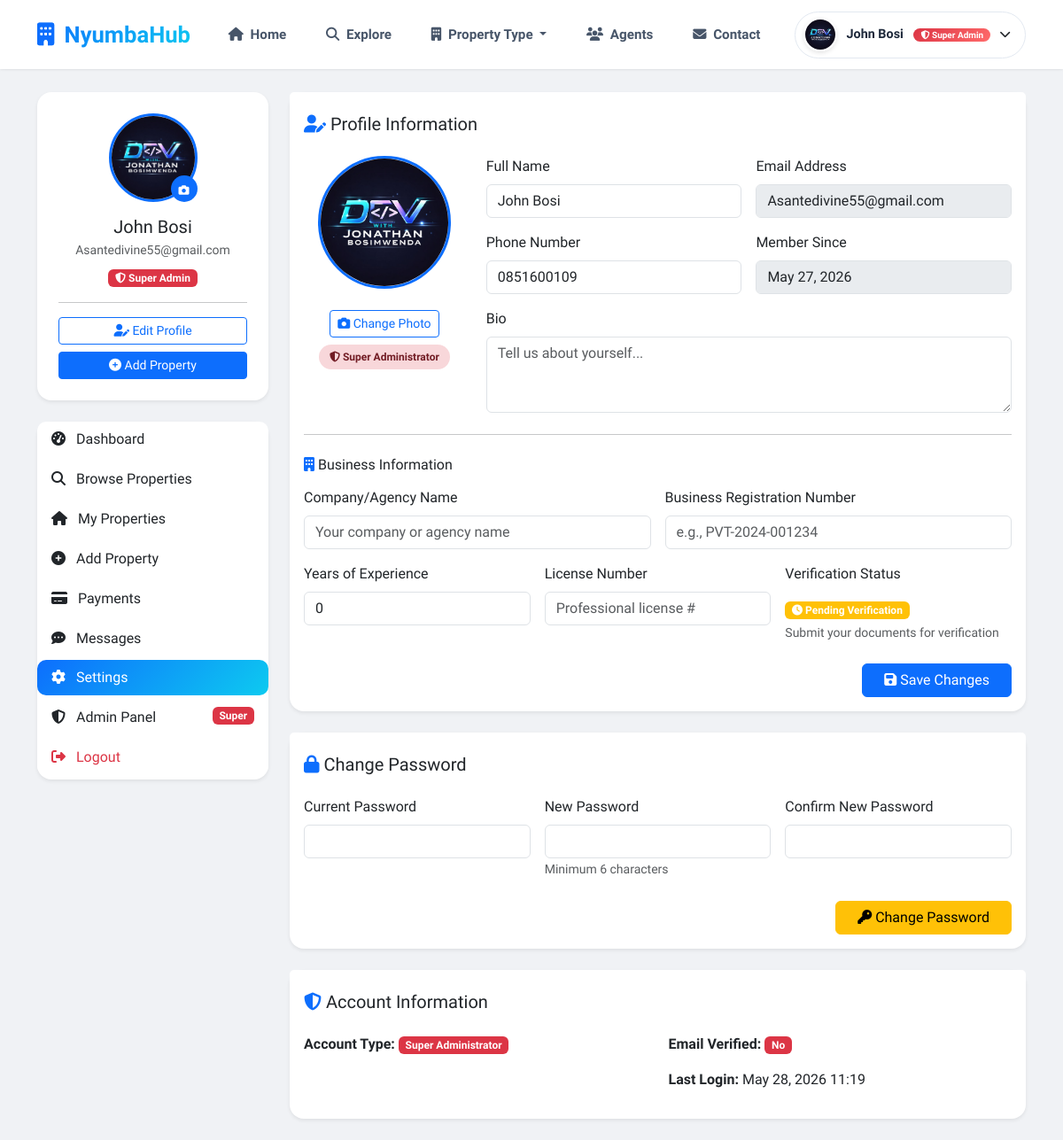
The app's page /profile.php (signed in) with its own data.
### tables this page shows
CREATE TABLE `users` (
  `id` int(11) NOT NULL,
  `full_name` varchar(255) NOT NULL,
  `email` varchar(255) NOT NULL,
  `password` varchar(255) NOT NULL,
  `phone` varchar(20) DEFAULT NULL,
  `bio` text DEFAULT NULL,
  `facebook_link` varchar(255) DEFAULT NULL,
  `twitter_link` varchar(255) DEFAULT NULL,
  `instagram_link` varchar(255) DEFAULT NULL,
  `last_login` timestamp NULL DEFAULT NULL,
  `profile_image` varchar(255) DEFAULT 'default-avatar.png',
  `user_type` enum('user','admin','super_admin') DEFAULT 'user',
  `role` enum('user','admin','super_admin') DEFAULT 'user',
  `is_verified` tinyint(1) DEFAULT 0,
  `verification_badge` tinyint(1) DEFAULT 0,
  `subscription_plan` enum('bronze','silver','gold') DEFAULT 'bronze',
  `subscription_expiry` date DEFAULT NULL,
  `created_at` timestamp NOT NULL DEFAULT current_timestamp(),
  `updated_at` timestamp NOT NULL DEFAULT current_timestamp() ON UPDATE current_timestamp(),
  `status` enum('active','suspended','deleted') DEFAULT 'active'
);

### profile.php (the view, shortened to what the rows shown need)
<?php
require_once 'includes/config.php';
$user_id = $_SESSION['user_id'];
$user = getUserById($user_id);
require_once 'includes/header.php';
?>
<div class="container py-4">
    <div class="row">
        <div class="col-lg-3 mb-4">
            <?php include 'includes/user-sidebar.php'; ?>
        </div>
        <div class="col-lg-9">
            <div class="card border-0 shadow-sm rounded-4 mb-4">
                <div class="card-body">
                    <form method="POST" enctype="multipart/form-data">
                        <div class="row">
                            <div class="col-md-3 text-center mb-4">
                                <img src="<?php echo SITE_URL . 'uploads/profiles/' . ($user['profile_image'] ?? 'default-avatar.png'); ?>"
                                     class="rounded-circle mb-3" width="150" height="150" style="object-fit: cover; border: 3px solid #0d6efd;" id="profilePreview">
                                <div class="mt-2">
                                    <label for="profile_image" class="btn btn-outline-primary btn-sm">
                                    </label>
                                </div>
                                <div class="mt-2">
                                    <?php if($user_role == 'user'): ?>
                                        <span class="role-badge role-user"><i class="fas fa-user"></i> Property Seeker</span>
                                    <?php elseif($user_role == 'admin'): ?>
                                        <span class="role-badge role-admin"><i class="fas fa-home"></i> Property Owner/Agent</span>
                                    <?php else: ?>
                                        <span class="role-badge role-super"><i class="fas fa-shield-alt"></i> Super Administrator</span>
                                    <?php endif; ?>
                                </div>
                            </div>
                            <div class="col-md-9">
                                <div class="row g-3">
                                    <div class="col-md-6">
                                        <label class="form-label">Full Name</label>
                                        <input type="text" name="full_name" class="form-control" value="<?php echo htmlspecialchars($user['full_name']); ?>" required>
                                    </div>
                                    <div class="col-md-6">
                                        <label class="form-label">Email Address</label>
                                        <input type="email" class="form-control" value="<?php echo htmlspecialchars($user['email']); ?>" disabled>
                                    </div>
                                    <div class="col-md-6">
                                        <label class="form-label">Phone Number</label>
                                        <input type="tel" name="phone" class="form-control" value="<?php echo htmlspecialchars($user['phone'] ?? ''); ?>">
                                    </div>
                                    <div class="col-md-6">
                                        <label class="form-label">Member Since</label>
                                        <input type="text" class="form-control" value="<?php echo date('F d, Y', strtotime($user['created_at'])); ?>" disabled>
                                    </div>
                                </div>
                            </div>
                        </div>
                    </form>
                </div>
            </div>
            <div class="card border-0 shadow-sm rounded-4">
                <div class="card-body">
                    <div class="row">
                        <div class="col-md-6">
                            <p><strong>Email Verified:</strong>
                                <?php echo ($user['email_verified'] ?? 0) ? '<span class="badge bg-success">Yes</span>' : '<span class="badge bg-danger">No</span>'; ?>
                            </p>
                            <p><strong>Last Login:</strong>
                                <?php echo $user['last_login'] ? date('M d, Y H:i', strtotime($user['last_login'])) : 'Never'; ?>
                            </p>
                        </div>
                    </div>
                </div>
            </div>
        </div>
    </div>
</div>

### includes/header.php (shortened to what the rows shown need)
<?php
$loggedInUser = null;
if(isLoggedIn() && isset($_SESSION['user_id'])) {
    $loggedInUser = getUserById($_SESSION['user_id']);
}
$user_role = isset($_SESSION['user_role']) ? $_SESSION['user_role'] : 'user';
$is_admin = ($user_role == 'admin');
$is_super_admin = ($user_role == 'super_admin');
?>
<!DOCTYPE html>
<html lang="en">
<head>
    <link href="https://cdn.jsdelivr.net/npm/bootstrap@5.3.0/dist/css/bootstrap.min.css" rel="stylesheet">
    <link rel="stylesheet" href="https://cdnjs.cloudflare.com/ajax/libs/font-awesome/6.4.0/css/all.min.css">
</head>
<body>
<nav class="modern-navbar" id="mainNav">
    <div class="container">
        <div class="d-flex align-items-center justify-content-between">
            <div class="d-none d-lg-flex align-items-center" id="navMenu">
                <div class="ms-3">
                    <?php if(isLoggedIn() && isset($_SESSION['user_id'])): ?>
                        <div class="dropdown">
                            <div class="user-dropdown-btn" data-bs-toggle="dropdown" aria-expanded="false">
                                <?php
                                $profileImg = 'default-avatar.png';
                                if(isset($loggedInUser['profile_image']) && $loggedInUser['profile_image'] && $loggedInUser['profile_image'] != 'default-avatar.png') {
                                    $profileImg = $loggedInUser['profile_image'];
                                }
                                ?>
                                <img src="<?php echo SITE_URL . 'uploads/profiles/' . $profileImg; ?>" class="user-avatar" alt="Avatar">
                                <span class="user-name">
                                    <?php echo htmlspecialchars($_SESSION['user_name'] ?? 'User'); ?>
                                    <?php if($is_super_admin): ?>
                                        <span class="super-badge"><i class="fas fa-shield-alt"></i> Super Admin</span>
                                    <?php elseif($is_admin): ?>
                                        <span class="admin-badge"><i class="fas fa-home"></i> Owner</span>
                                    <?php else: ?>
                                        <span class="user-badge"><i class="fas fa-user"></i> Seeker</span>
                                    <?php endif; ?>
                                </span>
                                <i class="fas fa-chevron-down" style="font-size: 0.8rem;"></i>
                            </div>
                        </div>
                    <?php endif; ?>
                </div>
            </div>
        </div>
    </div>
</nav>
</body>
</html>

### includes/user-sidebar.php (shortened to what the rows shown need)
<?php
$user_role = $user['role'] ?? $_SESSION['user_role'] ?? 'user';
$is_admin = ($user_role == 'admin');
$is_super_admin = ($user_role == 'super_admin');
?>
<div class="card border-0 shadow-sm rounded-4">
    <div class="card-body text-center p-4">
        <div class="position-relative d-inline-block mb-3">
            <img src="<?php echo SITE_URL . 'uploads/profiles/' . (isset($user['profile_image']) && $user['profile_image'] && $user['profile_image'] != 'default-avatar.png' ? $user['profile_image'] : 'default-avatar.png'); ?>"
                 class="rounded-circle" width="100" height="100" style="object-fit: cover; border: 3px solid #0d6efd;">
            <a href="profile.php" class="position-absolute bottom-0 end-0 bg-primary rounded-circle p-1" style="width: 30px; height: 30px;">
                <i class="fas fa-camera text-white" style="font-size: 12px;"></i>
            </a>
        </div>
        <h5 class="mb-1"><?php echo htmlspecialchars($user['full_name'] ?? 'User'); ?></h5>
        <p class="text-muted small mb-2"><?php echo htmlspecialchars($user['email'] ?? ''); ?></p>
        <div class="mb-3">
            <?php if($is_super_admin): ?>
                <span class="badge bg-danger">
                </span>
            <?php elseif($is_admin): ?>
                <span class="badge bg-primary">
                    <i class="fas fa-home"></i> Property Owner
                </span>
            <?php else: ?>
                <span class="badge bg-secondary">
                    <i class="fas fa-user"></i> Property Seeker
                </span>
            <?php endif; ?>
        </div>
        <hr>
        <div class="d-grid gap-2">
            <a href="profile.php" class="btn btn-outline-primary btn-sm">
            </a>
            <?php if($is_admin || $is_super_admin): ?>
                <a href="add-property.php" class="btn btn-primary btn-sm">
                </a>
            <?php endif; ?>
        </div>
    </div>
</div>

### records on screen
users: profile_image (picture), full_name "John Bosi", email "Asantedivine55@gmail.com", phone "0851600109", created_at "May 27, 2026", last_login "May 28, 2026 11:19"

### other values on screen
$_SESSION['user_name'] "John Bosi"
